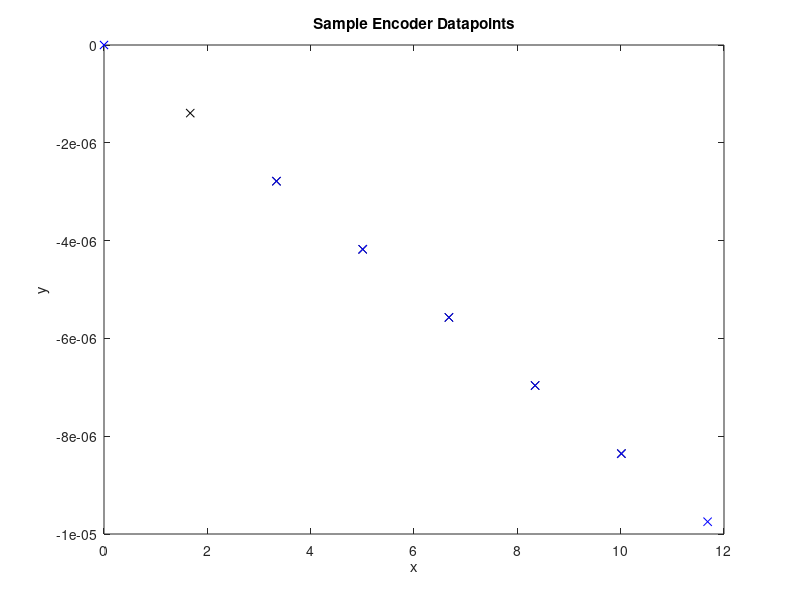

Write MATLAB code to recreate this figure.

thetas = [];
points = [];
samples = [];

est = [[0; 0; 0; 1.8; 0; 0]];
err = [[0.000, 0, 0, 0, 0, 0; 
        0, 0.000, 0, 0, 0, 0; 
        0, 0, 0.000, 0, 0, 0; 
        0, 0, 0, 0.000, 0, 0;
        0, 0, 0, 0, 0.000, 0;
        0, 0, 0, 0, 0, 0.000;]];
    
predict_est = [];
predict_err = [];
K = [];
gains = [];
Rs = [];
centers = [];
as = [];
states = [];
preds = [0; 0; 0; 0; 0];

measVels = [];
measAccels = [];

m = 10;
phis = [0];
ys = [0];
dys = [];
xs = [0];
dxs = [];
dt = 1;
dt2 = dt*dt;

R = [1000, 0, 0, 0, 0, 0; 
     0, 1000, 0, 0, 0, 0; 
     0, 0, 1000, 0, 0, 0; 
     0, 0, 0, 1000, 0, 0;
     0, 0, 0, 0, 1000, 0;
     0, 0, 0, 0, 0, 1000;]; % Measurement Covariance
 
Q = [0.0000, 0, 0, 0, 0, 0; 
     0, 0.0000, 0, 0, 0, 0; 
     0, 0, 0.0000, 0, 0, 0; 
     0, 0, 0, 0.0000, 0, 0;
     0, 0, 0, 0, 0.0000, 0;
     0, 0, 0, 0, 0, 0.0000;];  %state covariance

A = [1, 0, dt, 0, dt2, 0; 
     0, 1, 0, dt, 0, dt2; 
     0, 0, 1, 0, dt, 0; 
     0, 0, 0, 1, 0, dt;
     0, 0, 0, 0, 1, 0;
     0, 0, 0, 0, 0, 1;];
 
H = [1, 0, 0, 0, 0, 0; 
     0, 1, 0, 0, 0, 0; 
     0, 0, 1, 0, 0, 0; 
     0, 0, 0, 1, 0, 0;
     0, 0, 0, 0, 1, 0;
     0, 0, 0, 0, 0, 1;];

for i = 0:1:5
    newTheta = [-pi()/24, -pi()/24];
    thetas = [thetas; newTheta];
    phi = phis(end) + (newTheta(1)-newTheta(2))*(25.5/(27*2));
    phis = [phis; phi];
    
    %radius of circular path
    if (newTheta(1)-newTheta(2)) == 0
        R = 1000000;
    else
        R = 13.5*(newTheta(1)+newTheta(2))/(newTheta(1)-newTheta(2));
    end
    Rs = [Rs; R];
    
    %x and y coordinates of the center of the circular path 
    rx = xs(end) + R*sin(phi);
    ry = ys(end) - R*cos(phi);
    center = [rx, ry];
    centers = [centers; center];
    
    
    %angle of circular path traversed in one time step
    a = 2*pi()*((newTheta(1)/(2*pi())) * (25.5*pi()))/(2*pi()*(R+13.5));
    as = [as; a];
    x = rx+(xs(end)-rx)*cos(a)-(ys(end)-ry)*sin(a);
    y = ry+(xs(end)-rx)*sin(a)+(ys(end)-ry)*cos(a);
    
    ys = [ys; y];
    xs = [xs; x];
    newPoint = [x,y];
    
    state = [phi; a; R; x; y];
    states = [states, state];
    T1 = 1;
    T2 = 0;
    T3 = R*cos(phi) - R*cos(a)*cos(phi) + R*sin(a)*sin(phi);
    T4 = R*sin(phi)*sin(a) - R*cos(phi)*cos(a);
    T5 = sin(phi) - sin(phi)*cos(a) - cos(phi)*sin(a);
    T6 = R*sin(phi) - R*sin(a)*cos(phi) - R*cos(a)*sin(phi);
    T7 = -R*sin(phi)*cos(a) - R*cos(phi)*sin(a);
    T8 = -cos(phi) - sin(phi)*sin(a) + cos(phi)*cos(a);
    J = [1,  1,  0,  0,  0;
         0,  1,  0,  0,  0;
         0,  0,  1,  0,  0;
         T3, 0, T5, 1,  0;
         T6, 0, T8, 0,  1;];
    pred = J*state;
    preds = [preds, pred];
    points = [points; newPoint]; %newVel, newAccel];
    
%     if mod(i, 1) == 0
%         samples = [samples; [normrnd(x,100), normrnd(y,100)]];
%         %T = samples(end,:);
% 
%         %predict state and error covariance
%         pe = A*est(:,end);
%         predict_est = [predict_est, pe]; %#ok<*AGROW>
%         
%         Qfudge = [0, 0, 0, 0, 0, 0;
%                   0, 0, 0, 0, 0, 0;
%                   0, 0, 0, 0, 0, 0;
%                   0, 0, 0, 0, 0, 0;
%                   0, 0, 0, 0, 0, 0;
%                   0, 0, 0, 0, 0, 0;];
%          
%         Q = Q + Qfudge;
%          
%         pk = A*err(end-5:end,:)*transpose(A) + Q;
%         predict_err = [predict_err; pk];
% 
%         %compute Kalman Gain
%         K = pk*transpose(H)*(H*pk*transpose(H) + R)^-1;
%         gains = [gains; K];
% 
%         %compute error covariance
%         p = pk - K*H*pk;
%         err = [err; p];
%         
%         %compute estimate
%         measVel = (transpose(samples(end,:))-est(1:2, end))./dt;
%         measVels = [measVels, measVel];
%         
%         measAccel = (measVel - est(3:4, end))./dt;
%         measAccels = [measAccels, measAccel];
%         
%         
%         e = pe + K*([transpose(samples(end,:)); measVel; measAccel] - H*pe);
%         est = [est, e]; 
%     end
    
end

est = transpose(est);
close all;
plot(states(4,:), states(5,:), 'kx')
hold on
plot(preds(4,:), preds(5,:), 'bx')
% hold on;
% plot(samples(:,1), samples(:,2), 'rx')
% hold on
% plot(est(:,1), est(:,2), 'b')
xlabel('x');
ylabel('y');
title('Sample Encoder Datapoints');












